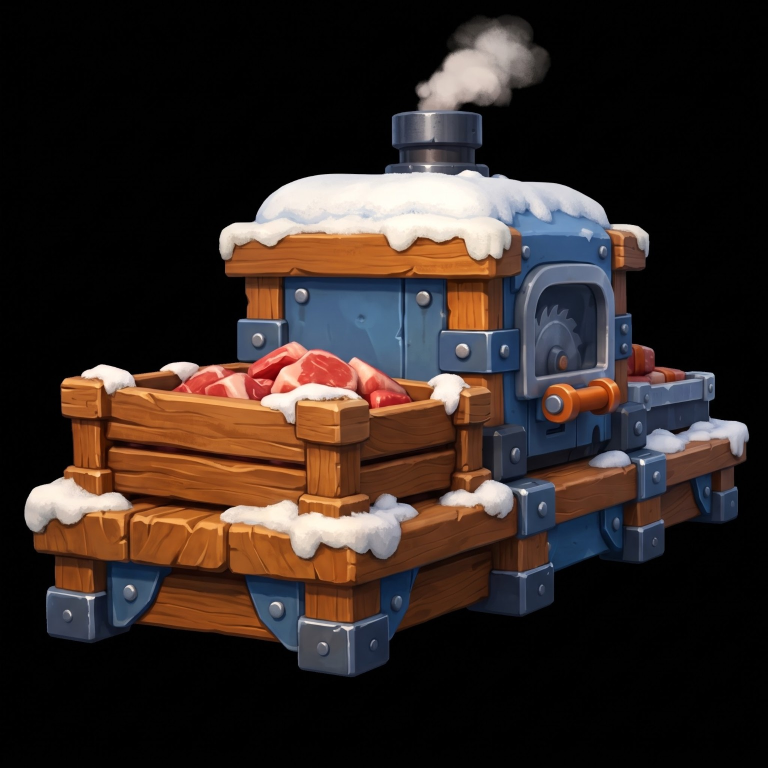
#> input picture Docs/Art/SourceReferences/T05/32451.jpg, 1536 x 1536 px (shown at 1/2 size)
$ python prepare_cooker_component_sources.py --source-dir ../../../Docs/Art/SourceReferences/T05 --out out.png
#> lines starting #> are read from the running program, lines starting #| are printed output that depends on the picture; after the words box and inside, x2 and y2 are one past the last pixel; in counts of white or black regions, pixels touching at a corner belong together
#!/usr/bin/env python3
"""Actual owner-pixel cooker component segmentation for isolated neural meshing.

Only masks visible pixels, never fabricates sides/depth or an alternate style.
Exact original hashes are required. All results are unapproved candidates.
"""
import json,hashlib,argparse
from pathlib import Path
from PIL import Image,ImageDraw
REFS={
 'raw_meat_crate':{'file':'32451.jpg','sha256':'70e9e04c329797490b19aaa383865a5a2e20129bd1e0250a6997b170fb0510e4',
 'outline':[(97,614),(121,598),(202,570),(258,576),(322,568),(385,558),(485,551),(544,557),(619,565),(681,577),(758,615),(772,668),(768,786),(747,816),(642,837),(497,833),(359,835),(245,828),(148,809),(100,747)]},
 'finished_food_tray':{'file':'32450.jpg','sha256':'5b1831d03575e705f1baf5af5d4ac4b4ecd62e364b4287c7f841965625d4d719',
 'outline':[(488,662),(507,637),(553,616),(584,594),(626,581),(699,569),(824,561),(886,571),(952,601),(999,626),(1024,655),(1032,701),(1005,752),(972,779),(550,795),(510,757),(486,722)]},
 'saw_window_and_handle':{'file':'32451.jpg','sha256':'70e9e04c329797490b19aaa383865a5a2e20129bd1e0250a6997b170fb0510e4',
 'outline':[(833,488),(845,464),(864,439),(903,419),(957,419),(990,438),(1019,480),(1019,555),(1009,604),(1028,614),(1045,644),(1038,667),(993,681),(891,698),(859,689),(838,657)]}
}
def prepare(root,out):
#> called with root = '../../../Docs/Art/SourceReferences/T05', out = 'out.png'
 root=Path(root);out=Path(out);out.mkdir(exist_ok=True,parents=True);receipt=[]
 for name,v in REFS.items():
  path=root/v['file'];sha=hashlib.sha256(path.read_bytes()).hexdigest()
  assert sha==v['sha256'],f'{name}: original source hash differs'
  image=Image.open(path).convert('RGB')
#> image is the input picture: PIL image 1536x1536 RGB; mean R, G, B 51.7, 40.5, 36.3
  mask=Image.new('L',image.size,0)
#> mask: PIL image 1536x1536 L; every value is 0
  points=[(round(x*1.2),round(y*1.2)) for x,y in v['outline']] if v['file']=='32451.jpg' else v['outline']
  ImageDraw.Draw(mask).polygon(points,fill=255)
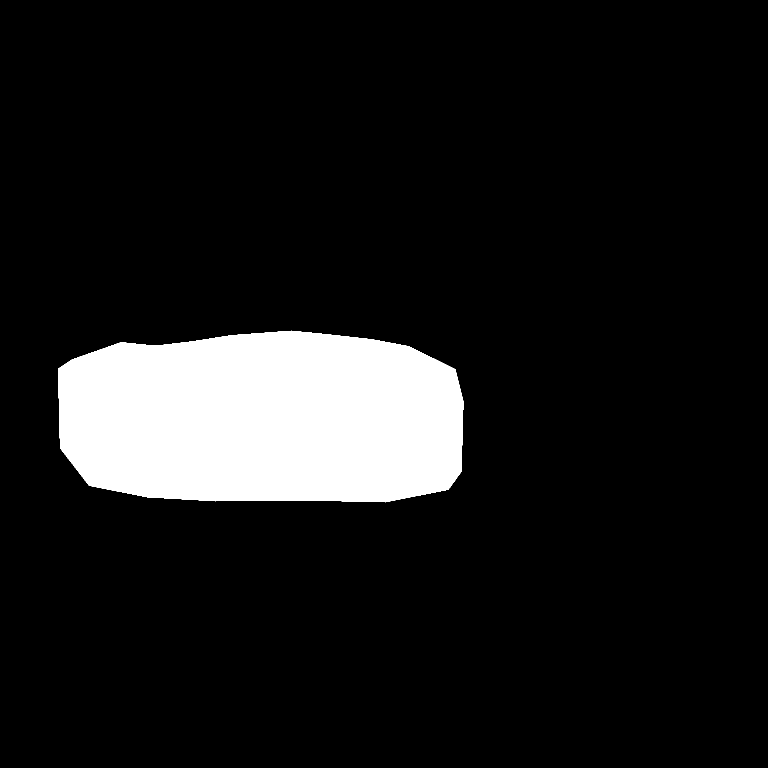
#> mask: PIL image 1536x1536 L (shown at 1/2 size); 10.4% white; 1 white region, box (x1, y1, x2, y2) and area: (116, 661, 927, 1005) 244855
  bbox=mask.getbbox();assert bbox
#> after `bbox = mask.getbbox()`: bbox = (116, 661, 927, 1005)
  original=Image.new('RGB',image.size,(128,128,128));original.paste(image,(0,0),mask)
#> after `original = Image.new('RGB', image.size, (128, 128, 128))`: original: PIL image 1536x1536 RGB; every value is 128
#> after `original.paste(image, (0, 0), mask)`:
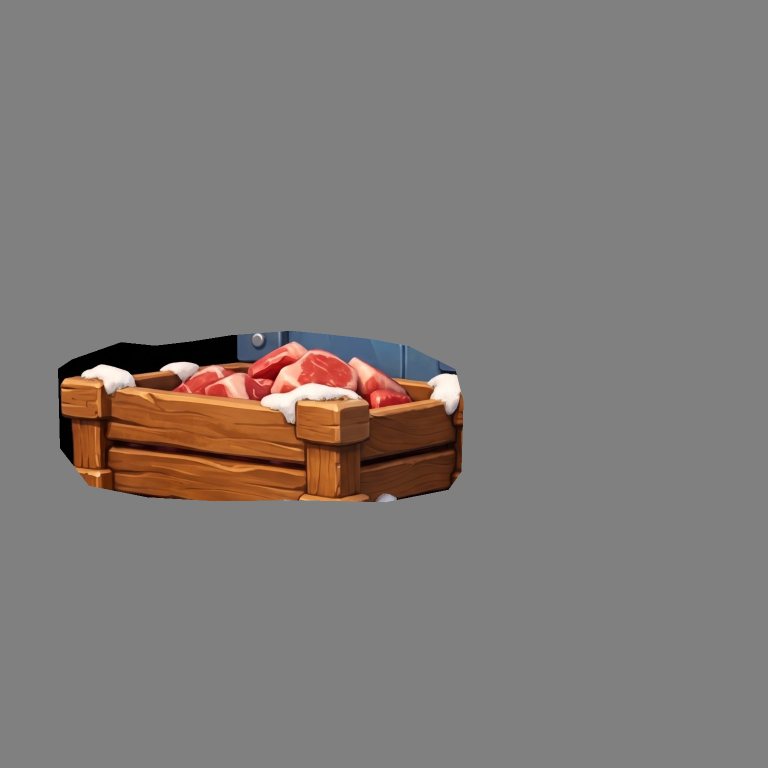
#> original: PIL image 1536x1536 RGB (shown at 1/2 size); mean R, G, B 128.9, 123.3, 120.6
  crop=original.crop(bbox);cw,ch=crop.size;scale=min(430/cw,430/ch)
#> after `crop = original.crop(bbox)`:
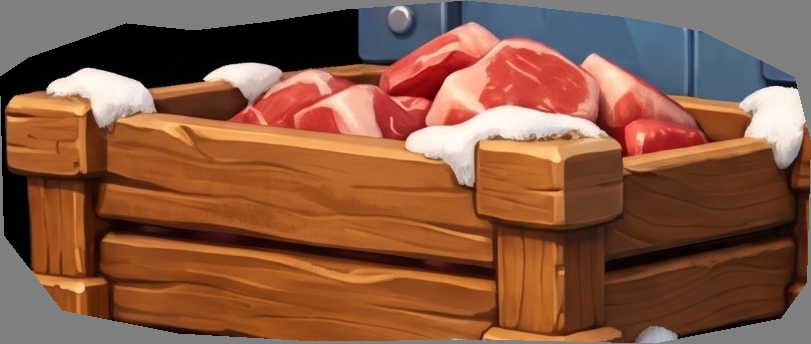
#> crop: PIL image 811x344 RGB; mean R, G, B 135.5, 88.3, 65.2
#> after `cw, ch = crop.size`: cw = 811; ch = 344
#> after `scale = min(430 / cw, 430 / ch)`: scale = 0.53
  resized=(max(1,round(cw*scale)),max(1,round(ch*scale)))
#> resized = (430, 182)
  output=Image.new('RGB',(512,512),(128,128,128))
#> output: PIL image 512x512 RGB; every value is 128
  output.paste(crop.resize(resized,Image.Resampling.LANCZOS),
    ((512-resized[0])//2,(512-resized[1])//2))
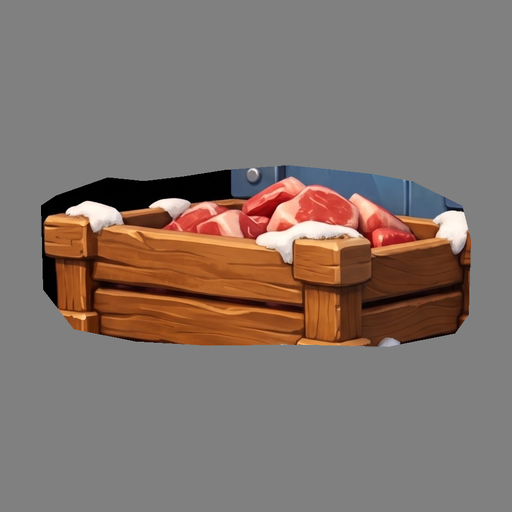
#> output: PIL image 512x512 RGB; mean R, G, B 130.2, 116.2, 109.3
  output.save(out/f'{name}.png')
  receipt.append({'component':name,'source':v['file'],'source_sha256':sha,
   'visible_pixel_bbox':bbox,'image':f'{name}.png','source_view_only':True,
   'hidden_geometry_verified':False,'T05_critic_approved':False})
#> pass 2 of the loop in prepare, `for name,v in REFS.items():`:
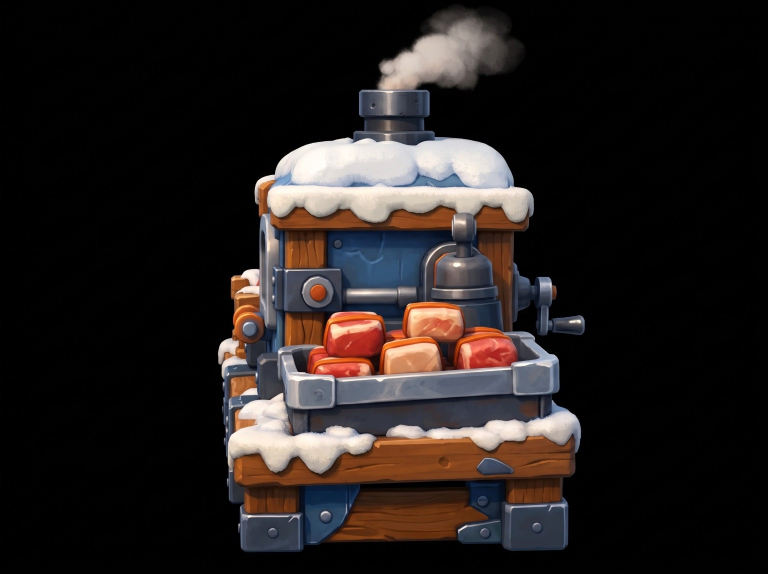
#> input picture Docs/Art/SourceReferences/T05/32450.jpg, 1536 x 1147 px (shown at 1/2 size)
#> in prepare, image is the input picture: PIL image 1536x1147 RGB; mean R, G, B 37.3, 31.4, 29.9
#> in prepare, `ImageDraw.Draw(mask).polygon(points,fill=255)`:
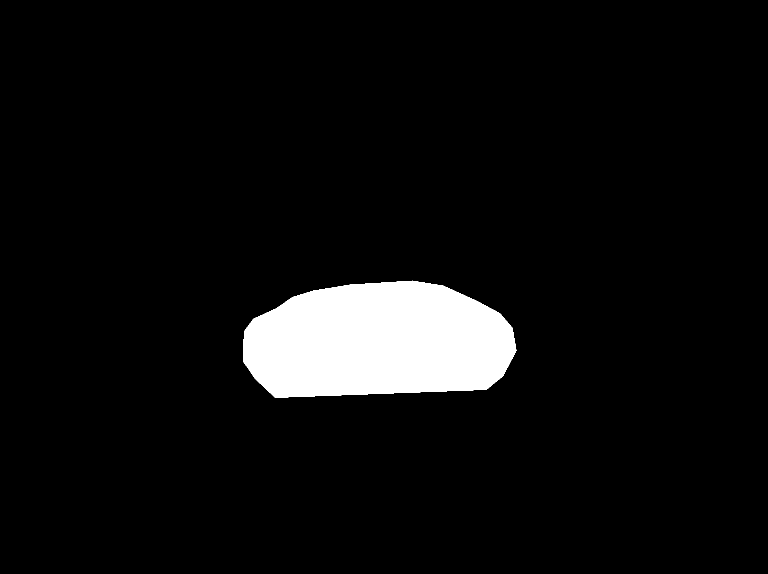
#> mask: PIL image 1536x1147 L (shown at 1/2 size); 5.9% white; 1 white region, box (x1, y1, x2, y2) and area: (486, 561, 1033, 796) 103398
#> bbox = (486, 561, 1033, 796)
#> original: PIL image 1536x1147 RGB; every value is 128
#> crop: PIL image 547x235 RGB
#> in prepare, `output.paste(crop.resize(resized,Image.Resampling.LANCZOS), ((512-resi..`:
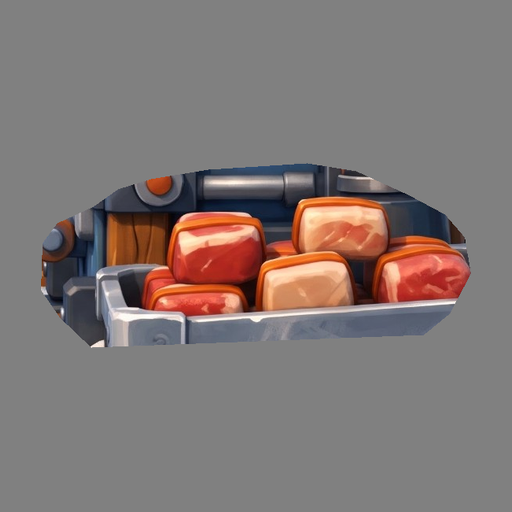
#> output: PIL image 512x512 RGB; mean R, G, B 129.7, 119.3, 117.1
 (out/'receipt.json').write_text(json.dumps({
   'status':'SOURCE_VISIBLE_COMPONENT_MASKS_NOT_FABRICATED_REFERENCE_VIEWS',
   'components':receipt},indent=2)+'\n')
 return receipt
if __name__=='__main__':
 ap=argparse.ArgumentParser()
 ap.add_argument('--source-dir',required=True);ap.add_argument('--out',required=True)
 a=ap.parse_args();print(json.dumps(prepare(a.source_dir,a.out),indent=2))
